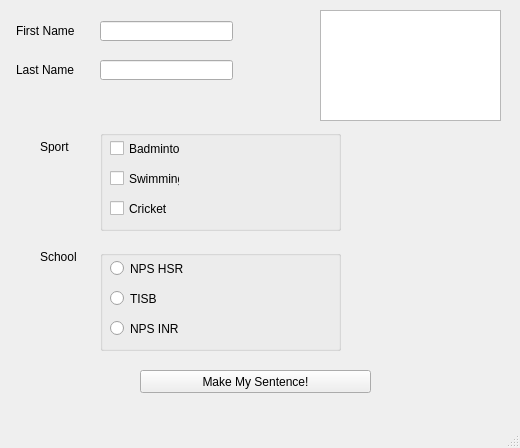
<?xml version="1.0" encoding="UTF-8"?>
<ui version="4.0">
 <class>MainWindow</class>
 <widget class="QMainWindow" name="MainWindow">
  <property name="geometry">
   <rect>
    <x>0</x>
    <y>0</y>
    <width>520</width>
    <height>448</height>
   </rect>
  </property>
  <property name="windowTitle">
   <string>MainWindow</string>
  </property>
  <widget class="QWidget" name="centralwidget">
   <widget class="QLabel" name="label">
    <property name="geometry">
     <rect>
      <x>16</x>
      <y>21</y>
      <width>71</width>
      <height>20</height>
     </rect>
    </property>
    <property name="text">
     <string>First Name</string>
    </property>
   </widget>
   <widget class="QLabel" name="label_2">
    <property name="geometry">
     <rect>
      <x>16</x>
      <y>60</y>
      <width>71</width>
      <height>20</height>
     </rect>
    </property>
    <property name="text">
     <string>Last Name</string>
    </property>
   </widget>
   <widget class="QLabel" name="label_3">
    <property name="geometry">
     <rect>
      <x>40</x>
      <y>140</y>
      <width>46</width>
      <height>13</height>
     </rect>
    </property>
    <property name="text">
     <string>Sport</string>
    </property>
   </widget>
   <widget class="QLabel" name="label_4">
    <property name="geometry">
     <rect>
      <x>40</x>
      <y>250</y>
      <width>46</width>
      <height>13</height>
     </rect>
    </property>
    <property name="text">
     <string>School</string>
    </property>
   </widget>
   <widget class="QGroupBox" name="groupBox">
    <property name="geometry">
     <rect>
      <x>100</x>
      <y>130</y>
      <width>241</width>
      <height>101</height>
     </rect>
    </property>
    <property name="title">
     <string/>
    </property>
    <widget class="QCheckBox" name="cbx_badi">
     <property name="geometry">
      <rect>
       <x>10</x>
       <y>10</y>
       <width>70</width>
       <height>17</height>
      </rect>
     </property>
     <property name="text">
      <string>Badminton</string>
     </property>
    </widget>
    <widget class="QCheckBox" name="cbx_swim">
     <property name="geometry">
      <rect>
       <x>10</x>
       <y>40</y>
       <width>70</width>
       <height>17</height>
      </rect>
     </property>
     <property name="text">
      <string>Swimming</string>
     </property>
    </widget>
    <widget class="QCheckBox" name="cbx_cricket">
     <property name="geometry">
      <rect>
       <x>10</x>
       <y>70</y>
       <width>70</width>
       <height>17</height>
      </rect>
     </property>
     <property name="text">
      <string>Cricket</string>
     </property>
    </widget>
   </widget>
   <widget class="QGroupBox" name="groupBox_2">
    <property name="geometry">
     <rect>
      <x>100</x>
      <y>250</y>
      <width>241</width>
      <height>101</height>
     </rect>
    </property>
    <property name="title">
     <string/>
    </property>
    <widget class="QRadioButton" name="rb_npshsr">
     <property name="geometry">
      <rect>
       <x>10</x>
       <y>10</y>
       <width>82</width>
       <height>17</height>
      </rect>
     </property>
     <property name="text">
      <string>NPS HSR</string>
     </property>
    </widget>
    <widget class="QRadioButton" name="rb_tisb">
     <property name="geometry">
      <rect>
       <x>10</x>
       <y>40</y>
       <width>82</width>
       <height>17</height>
      </rect>
     </property>
     <property name="text">
      <string>TISB</string>
     </property>
    </widget>
    <widget class="QRadioButton" name="rb_npsinr">
     <property name="geometry">
      <rect>
       <x>10</x>
       <y>70</y>
       <width>82</width>
       <height>17</height>
      </rect>
     </property>
     <property name="text">
      <string>NPS INR</string>
     </property>
    </widget>
   </widget>
   <widget class="QPushButton" name="pb_mks">
    <property name="geometry">
     <rect>
      <x>140</x>
      <y>370</y>
      <width>231</width>
      <height>23</height>
     </rect>
    </property>
    <property name="text">
     <string>Make My Sentence!</string>
    </property>
   </widget>
   <widget class="QTextEdit" name="txe_sent">
    <property name="geometry">
     <rect>
      <x>320</x>
      <y>10</y>
      <width>181</width>
      <height>111</height>
     </rect>
    </property>
   </widget>
   <widget class="QLineEdit" name="tne_fname">
    <property name="geometry">
     <rect>
      <x>100</x>
      <y>21</y>
      <width>133</width>
      <height>20</height>
     </rect>
    </property>
   </widget>
   <widget class="QLineEdit" name="lne_lname">
    <property name="geometry">
     <rect>
      <x>100</x>
      <y>60</y>
      <width>133</width>
      <height>20</height>
     </rect>
    </property>
   </widget>
  </widget>
  <widget class="QMenuBar" name="menubar">
   <property name="geometry">
    <rect>
     <x>0</x>
     <y>0</y>
     <width>520</width>
     <height>21</height>
    </rect>
   </property>
  </widget>
  <widget class="QStatusBar" name="statusbar"/>
 </widget>
 <resources/>
 <connections/>
</ui>
